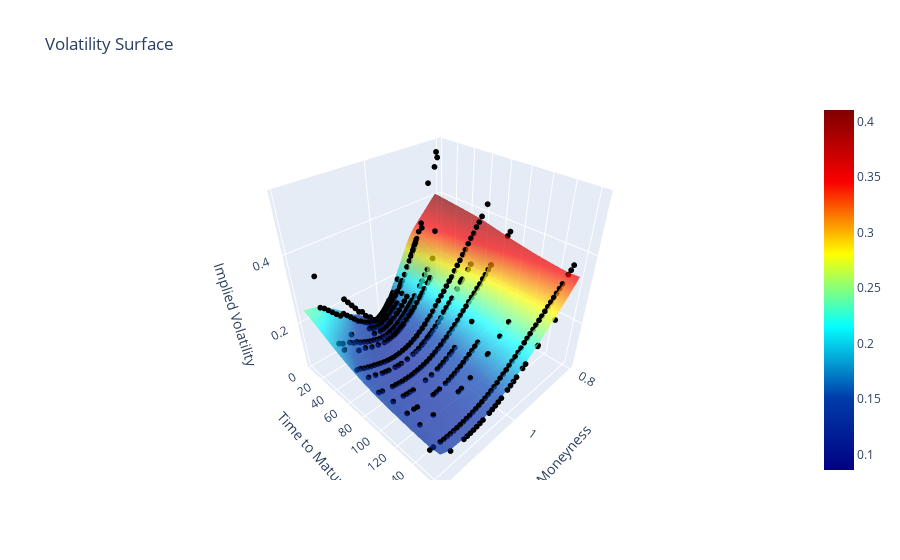

Here is the notebook cell this chart was saved with:
### Code cell
# Retrieve the scaling information from construct_vol_surface
scaler, Z_scaled, X_scaled_grid, Y_scaled_grid = construct_vol_surface(calls_df, calls_df_no_nan, smooth_input)

# Combine X_scaled_grid and Y_scaled_grid for inverse transformation
grid_scaled_combined = np.column_stack([X_scaled_grid.ravel(), Y_scaled_grid.ravel()])

# Rescale back to original values using the same scaler
X_rescaled, Y_rescaled = scaler.inverse_transform(grid_scaled_combined).T

# Reshape the rescaled values back to grid shapes
X_rescaled = X_rescaled.reshape(X_scaled_grid.shape)
Y_rescaled = Y_rescaled.reshape(Y_scaled_grid.shape)

# Surface plot for the RBF interpolated implied volatility
surface = go.Surface(
    x=X_rescaled,  # Rescaled moneyness
    y=Y_rescaled,  # Rescaled time to maturity
    z=Z_scaled,  # Interpolated volatility
    opacity=0.7,
    name='Smoothed Surface',
    colorscale="Jet"
)

# Define the scatter plot for original IV data (with outliers)
scatter = go.Scatter3d(
    x=calls_df['moneyness'],
    y=calls_df['time_to_maturity'],
    z=calls_df['impliedVolatility'],
    mode='markers',
    marker=dict(
        size=2,
        color="black"),
    text=calls_df["Outlier"],
    hovertemplate=(
        'Moneyness: %{x}<br>'       
        'Time to Maturity: %{y}<br>'
        'Implied Volatility: %{z}<br>'
        'Outlier: %{text}<br>'))

# Plot the data
fig = go.Figure(data=[scatter, surface])
fig.update_layout(
    title="Volatility Surface",
    scene=dict(
        xaxis_title='Moneyness',
        yaxis_title='Time to Maturity',
        zaxis_title='Implied Volatility'))
fig.show()

### Figure 1 — Plotly figure (JSON) as saved in the notebook; plotly's stock layout.template omitted (floating-point values rounded to 4 significant figures; data arrays with more than 128 entries replaced by an {"elided": "..."} marker saying what was removed)
{"data": [{"hovertemplate": "Moneyness: %{x}<br>Time to Maturity: %{y}<br>Implied Volatility: %{z}<br>Outlier: %{text}<br>", "marker": {"color": "black", "size": 2}, "mode": "markers", "text": {"elided": "549 bool values"}, "type": "scatter3d", "x": {"elided": "549 float values"}, "y": {"elided": "549 int values"}, "z": {"elided": "549 float values"}}, {"colorscale": [[0, "rgb(0,0,131)"], [0.2, "rgb(0,60,170)"], [0.4, "rgb(5,255,255)"], [0.6, "rgb(255,255,0)"], [0.8, "rgb(250,0,0)"], [1, "rgb(128,0,0)"]], "name": "Smoothed Surface", "opacity": 0.7, "type": "surface", "x": {"elided": "50x50 float values"}, "y": {"elided": "50x50 float values"}, "z": {"elided": "50x50 float values"}}], "layout": {"scene": {"xaxis": {"title": {"text": "Moneyness"}}, "yaxis": {"title": {"text": "Time to Maturity"}}, "zaxis": {"title": {"text": "Implied Volatility"}}}, "title": {"text": "Volatility Surface"}}}
